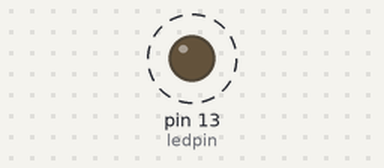
The sketch below on a simulated Arduino Uno, built with avr-gcc and run on an emulated ATmega328P. Parts: output pins drawn as LEDs (lit = HIGH). Dashed ring = blinking. What the sketch prints to the serial monitor is not drawn.

Above: at 0.2 s.
Timing chart, 0 to 3.0 s (numbered marks = the images above):
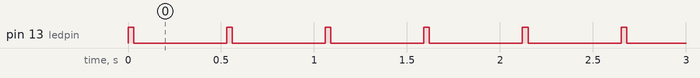

Measured:
- by itself, pin 13 (ledpin): alternates HIGH for 0.03 s and LOW for 0.50 s

The sketch:

ledflash.ino
```cpp
//Flashes led on board
 int ledpin = 13;

 void setup()
 {
   Serial.begin(9600);
   pinMode(ledpin, OUTPUT);
 }

 void loop()
 {
   digitalWrite(ledpin, HIGH);
   Serial.println("ON");
   delay(30);
   digitalWrite(ledpin, LOW);
   Serial.println("OFF");
   delay(500);
 }
```
